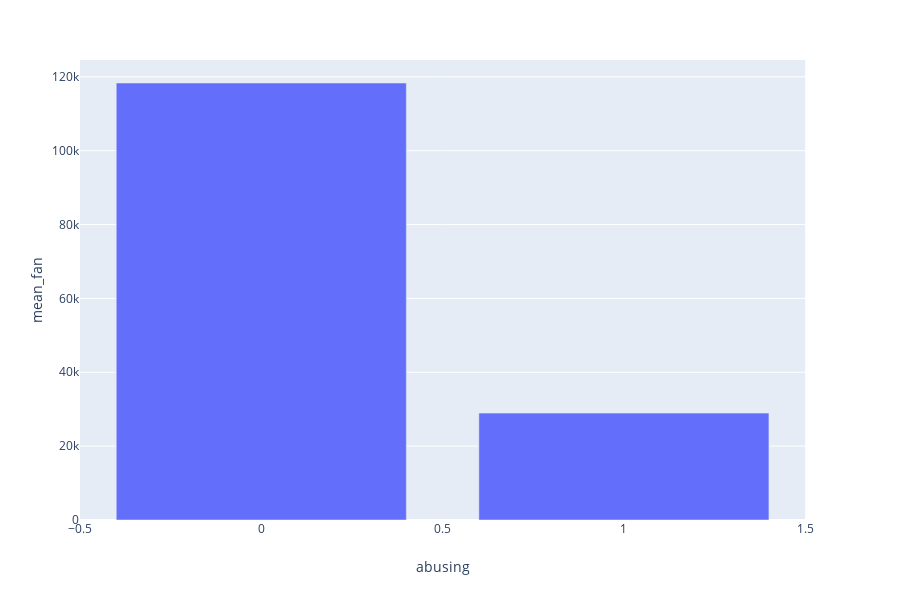

Write notebook code for a chart like this one.
### Markdown cell above
# 어뷰징 별로 팬 수 평균

### Code cell
px.bar(first_fan, x = 'abusing', y = 'mean_fan')

### Figure 1 — Plotly figure (JSON) as saved in the notebook; plotly's stock layout.template omitted (floating-point values rounded to 4 significant figures)
{"data": [{"alignmentgroup": "True", "hoverlabel": {"namelength": 0}, "hovertemplate": "abusing=%{x}<br>mean_fan=%{y}", "legendgroup": "", "marker": {"color": "#636efa"}, "name": "", "offsetgroup": "", "orientation": "v", "showlegend": false, "textposition": "auto", "type": "bar", "x": [0, 1], "xaxis": "x", "y": [118300.0, 28950.0], "yaxis": "y"}], "layout": {"barmode": "relative", "height": 600, "legend": {"tracegroupgap": 0}, "margin": {"t": 60}, "xaxis": {"anchor": "y", "domain": [0, 0.98], "title": {"text": "abusing"}}, "yaxis": {"anchor": "x", "domain": [0, 1], "title": {"text": "mean_fan"}}}}
